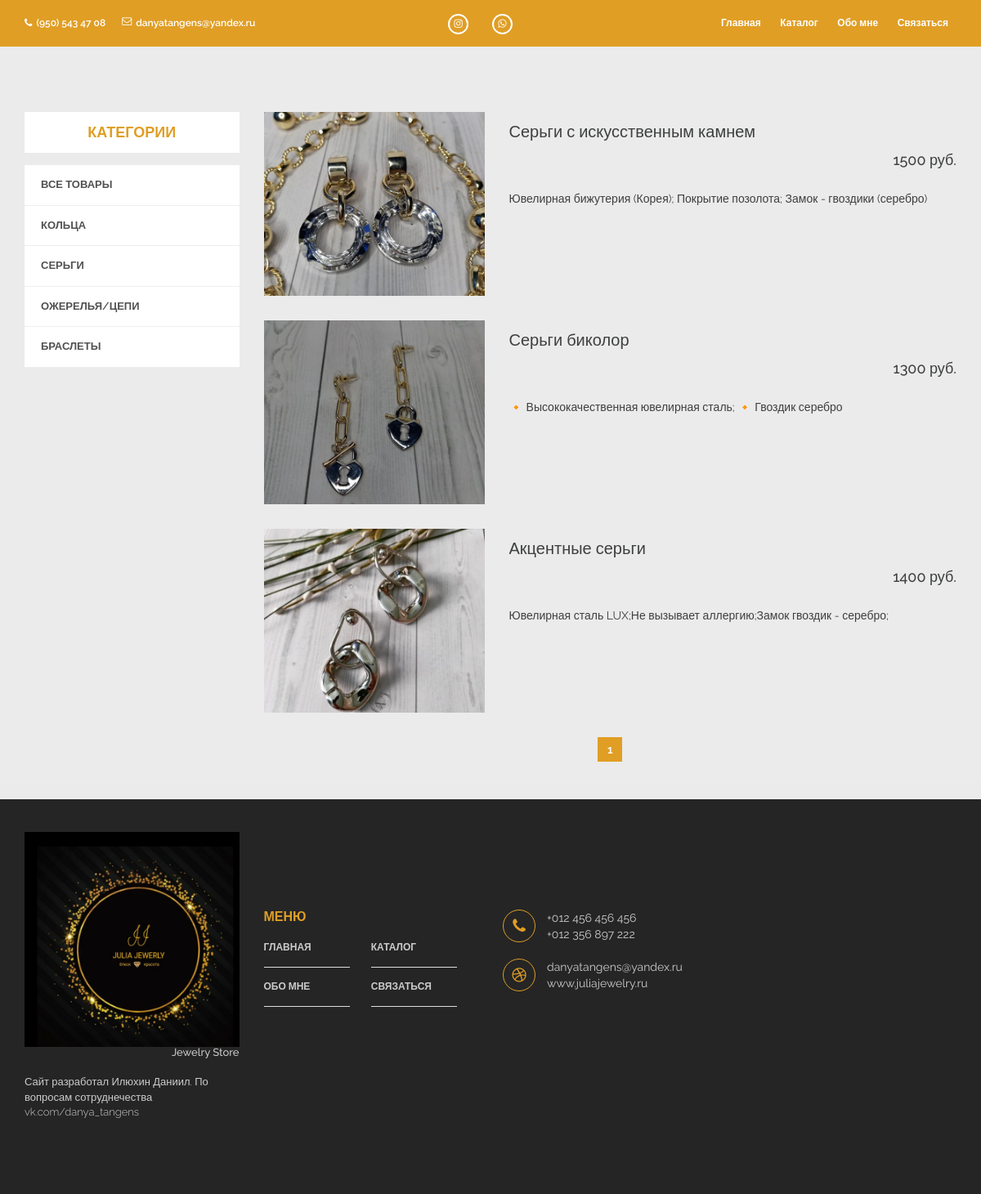
The app's page /catalog/earrings with its own data.
### tables this page shows
CREATE TABLE `products` (
  `id` int(11) NOT NULL,
  `name` text NOT NULL,
  `description` text NOT NULL,
  `price` decimal(10,0) NOT NULL,
  `category` int(11) NOT NULL
);

### application/controllers/MainController.php (called while the page is built, shortened)
<?php
class MainController extends Controller {
	public function earringsAction() {
		$pagination = new Pagination($this->route, $this->model->categoryCount(2));
		$vars = [
			'list' => $this->model->earringsList($this->route),
			'pagination' => $pagination->get(),
		];
		$this->view->render('Серьги', $vars);
	}
}

### index.php (called while the page is built, shortened)
<?php
spl_autoload_register(function($class) {
    $path = str_replace('\\', '/', $class.'.php');
});
$router = new Router;
$router->run();

### application/lib/Db.php (called while the page is built, shortened)
<?php
class Db {
	protected $db;
	public function __construct() {
		$config = require 'application/config/db.php';
		$this->db = new PDO('mysql:host='.$config['host'].';dbname='.$config['name'].'', $config['user'], $config['password']);
	}
	public function query($sql, $params = []) {
		$stmt = $this->db->prepare($sql);
		if (!empty($params)) {
			foreach ($params as $key => $val) {
				if (is_int($val)) {
					$type = PDO::PARAM_INT;
				} else {
					$type = PDO::PARAM_STR;
				}
				$stmt->bindValue(':'.$key, $val, $type);
			}
		}
		$stmt->execute();
		return $stmt;
	}
	public function row($sql, $params = []) {
		$result = $this->query($sql, $params);
		return $result->fetchAll(PDO::FETCH_ASSOC);
	}
	public function column($sql, $params = []) {
		$result = $this->query($sql, $params);
		return $result->fetchColumn();
	}
}

### application/config/db.php (called while the page is built)
<?php
return [
	'host' => 'localhost',
	'name' => 'juliajewerli_db',
	'user' => 'root',
	'password' => 'root',
];

### application/models/Main.php (called while the page is built, shortened)
<?php
class Main extends Model {
	public function categoryCount($category){
		$params = [
			'category' => $category,
		];
		return $this->db->column('SELECT COUNT(id) FROM products WHERE category = :category', $params);
	}
	public function earringsList($route) {
		$max = 5;
		$params = [
			'max' => $max,
			'start' => ((($route['page'] ?? 1) - 1) * $max),
		];
		return $this->db->row('SELECT * FROM products WHERE category = 2 ORDER BY id DESC LIMIT :start, :max', $params);
	}
}

### application/core/Controller.php (called while the page is built, shortened)
<?php
abstract class Controller {
	public function __construct($route) {
		$this->route = $route;
		$this->model = $this->loadModel($route['controller']);
	}
	public function loadModel($name) {
		$path = 'application\models\\'.ucfirst($name);
		if (class_exists($path)) {
			return new $path;
		}
	}
}

### application/core/Model.php (called while the page is built, shortened)
<?php
abstract class Model {
	public function __construct() {
		$this->db = new Db;
	}
}

### application/views/main/earrings.php (the view)
<div class="shop-product-area section fix">
	<div class="container">
		<div class="row">
			<div class="col-md-3">
				<div class="shop-sidebar fix">
					<div class="sin-shop-sidebar shop-category">
						<h2>Категории</h2>
						<ul>
							<li><a href="/catalog">Все товары</a></li>
							<li><a href="/catalog/rings">Кольца</a></li>
							<li><a href="/catalog/earrings">Серьги</a></li>
							<li><a href="/catalog/necklaces">Ожерелья/цепи</a></li>
							<li><a href="/catalog/bracelets">Браслеты</a></li>
						</ul>
					</div>
				</div>
			</div>
			<div class="col-md-9">
				<div class="row">
				<?php if (empty($list)): ?>
                <p>Пока товаров в категории "Серьги" не имеются.</p>
            	<?php else: ?>
					<div class="shop-products">
						<?php foreach ($list as $val): ?>
						<div class="single-list-product col-sm-12">
							<div class="list-pro-image">
								<a href="/post/<?php echo $val['id']; ?>">
									<img src="/public/materials/<?php echo $val['id']; ?>.jpg" alt="" />
								</a>
							</div>
							<div class="list-pro-des fix">
								<a class="pro-name" href="/post/<?php echo $val['id']; ?>"><?php echo htmlspecialchars($val['name'], ENT_QUOTES); ?></a>
								<h4 class="list-pro-price"><span class="new"><?php echo htmlspecialchars($val['price'], ENT_QUOTES); ?> руб.</span></h4>
								<p><?php echo htmlspecialchars($val['description'], ENT_QUOTES); ?></p>
							</div>
						</div>
						<?php endforeach; ?>
						<div class="pagination">
							<?php echo $pagination;	?>
						</div>
					</div>
					<?php endif; ?>
				</div>
			</div>
		</div>
	</div>
</div>

### public/styles/style.css (style rules this page uses)
* { margin:0;padding:0; }
body { background: #ebebeb none repeat scroll 0 0; color: #3e3f3f; font-family: "Raleway",sans-serif; }
h1, h2, h3, h4, h5, h6, p { margin:0; }
a { color: #3e3f3f; -webkit-transition: all 0.3s ease 0s; -o-transition: all 0.3s ease 0s; transition: all 0.3s ease 0s; }
a, a:hover { text-decoration: none; }
ul { list-style: none; }
img { max-width:100%; }
.fix { overflow:hidden; }
.section { padding: 80px 0; }
.pro-name { float: left; margin-bottom: 10px; width: 100%; }
.shop-product-area { padding-bottom: 0; }
.pagination { border-radius: 0; clear: both; display: block; margin-bottom: 0; text-align: center; width: 100%; }
.single-list-product { margin-bottom: 30px; }
.list-pro-image { float: left; margin-right: 30px; width: 270px; }
.list-pro-image a { display: block; position: relative; }
.list-pro-image a::before { background: #e09e25 none repeat scroll 0 0; content: ""; height: 100%; left: 0; opacity: 0; position: absolute; top: 0; -webkit-transition: all 0.3s ease 0s; -o-transition: all 0.3s ease 0s; transition: all 0.3s ease 0s; width: 100%; z-index: 99; }
.list-pro-des .pro-name { display: block; float: none; font-size: 20px; font-weight: 500; margin-bottom: 10px; margin-top: 10px; }
.list-pro-des p { clear: both; font-size: 14px; line-height: 24px; margin-bottom: 20px; }
.list-pro-price { float: right; margin-bottom: 25px; }
.sin-shop-sidebar { margin-bottom: 30px; }
.sin-shop-sidebar h2 { background: #fff none repeat scroll 0 0; color: #e09e25; font-size: 18px; font-weight: 700; margin-bottom: 15px; padding: 15px 20px; text-align: center; text-transform: uppercase; }
.sin-shop-sidebar ul { background: #fff none repeat scroll 0 0; margin: 0; padding: 0; }
.sin-shop-sidebar ul li { border-bottom: 1px solid #eee; }
.sin-shop-sidebar ul li a { color: #515151; display: block; font-size: 13px; font-weight: 600; padding: 15px 20px; text-transform: uppercase; }

### records on screen
products: shows a picture, name "Серьги с искусственным камнем", price "1500", description "Ювелирная бижутерия (Корея); Покрытие позолота; Замок - гвоздики (серебро)"
products: shows a picture, name "Серьги биколор", price "1300", description "🔸️ Высококачественная ювелирная сталь; 🔸️ Гвоздик серебро"
products: shows a picture, name "Акцентные серьги", price "1400", description "Ювелирная сталь LUX;Не вызывает аллергию;Замок гвоздик - серебро;"
